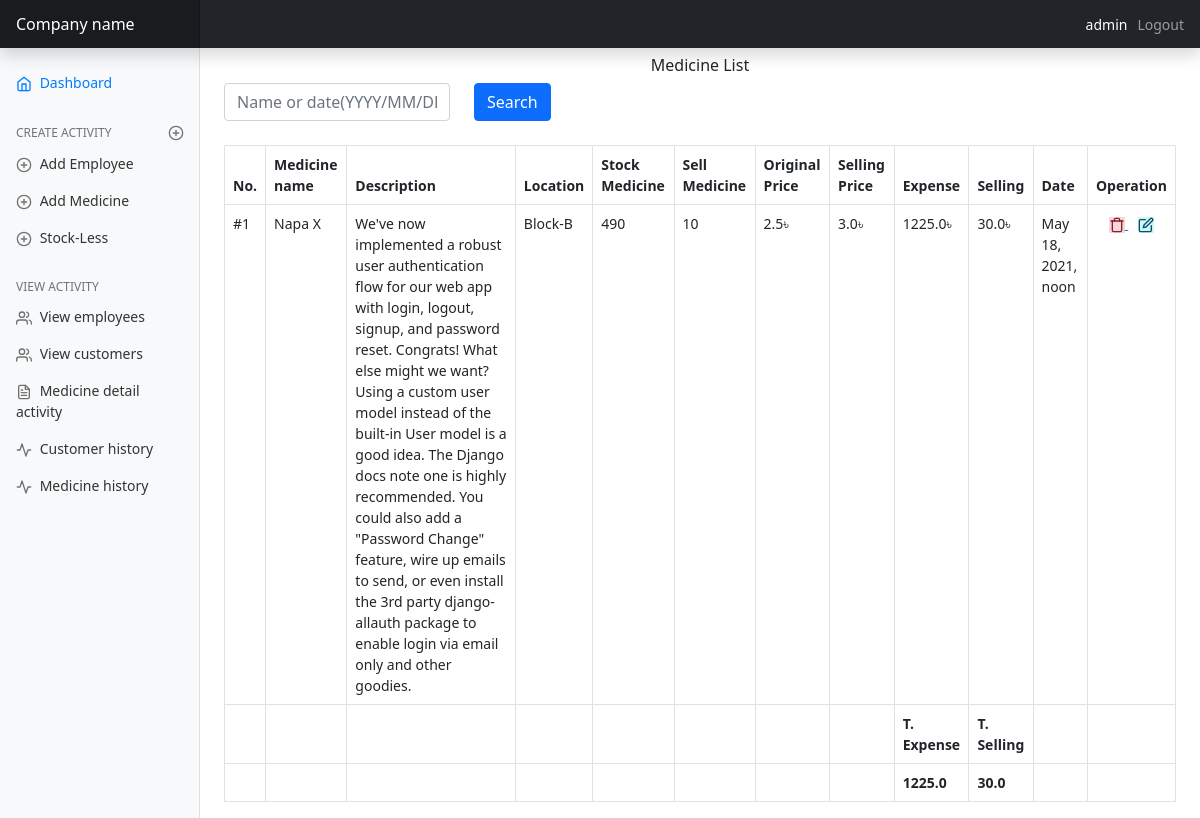
Page /medicine-list/ (signed in) on the committed database.
### mainApp/models/medicine.py (models this page shows, shortened)
class Medicine(TimeStamp):
    medicine_name = models.CharField(max_length=255, unique=True, null=True, blank=True)
    company_name = models.CharField(max_length=255, null=True, blank=True)
    description = models.TextField(blank=True, null=True, default='')
    location = models.CharField(max_length=50, null=True, blank=True)
    number_of_medicine = models.IntegerField(default=0, null=True, blank=True)
    original_price = models.FloatField(blank=True, null=True)
    selling_price = models.FloatField(blank=True, null=True)
    sold_number_of_medicine = models.IntegerField(default=0, blank=True, null=True)
    sold_at_a_time = models.IntegerField(default=0, blank=True, null=True)
    class Meta:
        ordering = ('-created_at',)
    def sold_medicine_value(self):
        return self.sold_number_of_medicine * self.selling_price
    def expense(self):
        return self.original_price * self.number_of_medicine

### mainApp/views/medicine_view.py (the view)
# urls.py: path('medicine-list/', medicine_view.SalesManagementList.as_view(), name='medicine-list'),
class SalesManagementList(View):
    def get(self, request):
        sales = Medicine.objects.all()
        search = request.GET.get('q')
        if search:
            sales = Medicine.objects.filter(
                Q(medicine_name__icontains=search) | Q(created_at__iexact=search)
            ).distinct()
        total_selling = get_selling_sum(sales)
        total_expense = get_expense_sum(sales)
        page = request.GET.get('page', 1)
        paginator = Paginator(sales, per_page=2)
        try:
            all_sales = paginator.page(page)
        except PageNotAnInteger as e:
            all_sales = paginator.page(1)
        except EmptyPage:
            all_sales = Paginator.page(paginator.num_pages)
        print(">>>>>>>>>>>>>>>>>>", all_sales)
        return render(request, 'medicine/sales_list.html', {
            'medicines': all_sales,
            'total_selling': total_selling,
            'total_expense': total_expense,
        })

### mainApp/views/medicine_view.py (called while the page is built)
def get_selling_sum(sales):
    sum = 0
    for sale in sales:
        sum += sale.sold_medicine_value()
    return sum

def get_expense_sum(sales):
    sum = 0
    for sale in sales:
        sum += sale.expense()
    return sum

### mainApp/templates/medicine/sales_list.html (shortened to what this page needs)
{% extends 'base.html' %}
{% block content %}
    <h6 class="text-center mt-2">Medicine List</h6>
    <div class="col-lg-6 col-md-6 col-sm-12 text-center mb-4 align-items-center">
        <form class="row mb-4" method="GET">
            <div class="col-md-6">
                <input type="text" name="q" class="form-control" placeholder="Name or date(YYYY/MM/DD)"
                       aria-label="First name">
            </div>
            <div class="col-md-2">
                <input type="submit" class="btn btn-primary" VALUE="Search"/>
            </div>
        </form>
    </div>
    <table id="example" class="table table-bordered" style="width:100%">
        <thead>
        <tr>
            <th>No.</th>
            <th>Medicine name</th>
            <th>Description</th>
            <th>Location</th>
            <th>Stock Medicine</th>
            <th>Sell Medicine</th>
            <th>Original Price</th>
            <th>Selling Price</th>
            <th>Expense</th>
            <th>Selling</th>
            <th>Date</th>
            <th>Operation</th>
        </tr>
        </thead>
        <tbody id="tbody">
        {% for medicine in medicines %}
            <tr>
                <td>#{{ forloop.counter }}</td>
                <td>{{ medicine.medicine_name }}</td>
                <td>{{ medicine.description }}</td>
                <td>{{ medicine.location }}</td>
                {% if medicine.number_of_medicine < 20 %}
                    <td style="background-color: red;color: white;font-weight: 600">{{ medicine.number_of_medicine }}</td>
                {% else %}
                    <td>{{ medicine.number_of_medicine }}</td>
                {% endif %}
                <td>{{ medicine.sold_number_of_medicine }}</td>
                <td>{{ medicine.original_price }}৳</td>
                <td>{{ medicine.selling_price }}৳</td>
                <td>{{ medicine.expense }}&#2547;</td>
                <td>{{ medicine.sold_medicine_value }}৳</td>
                <td>{{ medicine.updated_at }}</td>
                <td style="text-align: center">
                    <a href="{% url 'delete-medicine' medicine.id %}">
                        <span class="alert-danger" data-feather="trash"></span>
                    </a>
                    <a style="margin-left: 10px" href="{% url 'update-medicine' medicine.id %}"
                    >
                            <span id="modal-form" class="alert-info"
                                  data-feather="edit"></span>
                    </a>
                </td>
            </tr>
        {% endfor %}
        </tbody>
        <tfoot>
        <tr>
            <th></th>
            <th></th>
            <th></th>
            <th></th>
            <th></th>
            <th></th>
            <th></th>
            <th></th>
            <th>T. Expense</th>
            <th>T. Selling</th>
            <th></th>
            <th></th>
        </tr>
        <tr>
            <th></th>
            <th></th>
            <th></th>
            <th></th>
            <th></th>
            <th></th>
            <th></th>
            <th></th>
            <th>{{ total_expense }}</th>
            <th>{{ total_selling }}</th>
            <th></th>
            <th></th>
        </tr>
        </tfoot>
    </table>
{% endblock content %}

### mainApp/templates/base.html (shortened to what this page needs)
{% load static %}
<!doctype html>
<html lang="en">
<head>
    <link href="{% static './table/custom.css' %}" rel="stylesheet">
    <link href="{% static './assets/dist/css/bootstrap.min.css' %}" rel="stylesheet">
    <link href="{% static './dashboard/dashboard.css' %}" rel="stylesheet">
    <link href="{% static './table/fontawasome.css' %}" rel="stylesheet">
</head>
<body>
<header class="navbar navbar-dark sticky-top bg-dark flex-md-nowrap p-0 shadow">
    <a class="navbar-brand col-md-3 col-lg-2 me-0 px-3" href="#">Company name</a>
    <ul class="navbar-nav px-3 flex-row">
        {% if user.is_authenticated %}
            <li class="nav-item text-nowrap">
                <a class="nav-link disabled" style="color: white" href="#">{{ user.username }}</a>
            </li>
            <li class="nav-item text-nowrap" style="margin-left: 10px">
                <a class="nav-link" href="{% url 'user-logout' %}">Logout</a>
            </li>
        {% endif %}
    </ul>
</header>
<div class="container-fluid">
    <div class="row">
        <nav id="sidebarMenu" class="col-md-3 col-lg-2 d-md-block bg-light sidebar collapse">
            <div class="position-sticky pt-3">
                <ul class="nav flex-column">
                    <li class="nav-item">
                        <a class="nav-link active" aria-current="page" href="{% url 'dashboard' %}">
                            <span data-feather="home"></span>
                            Dashboard
                        </a>
                    </li>
                    <h6 class="sidebar-heading d-flex justify-content-between align-items-center px-3 mt-4 mb-1 text-muted">
                        <span>Create activity</span>
                        <a class="link-secondary" href="#" aria-label="Add a new report">
                            <span data-feather="plus-circle"></span>
                        </a>
                    </h6>
                    <li class="nav-item">
                        <a class="nav-link" href="{% url 'create-employee' %}">
                            <span data-feather="plus-circle"></span>
                            Add Employee
                        </a>
                    </li>
                    <li class="nav-item">
                        <a class="nav-link" href="{% url 'create-medicine' %}">
                            <span data-feather="plus-circle"></span>
                            Add Medicine
                        </a>
                    </li>
                    <li class="nav-item">
                        <a class="nav-link" href="{% url 'create-stock-less' %}">
                            <span data-feather="plus-circle"></span>
                            Stock-Less
                        </a>
                    </li>
                </ul>
                <h6 class="sidebar-heading d-flex justify-content-between align-items-center px-3 mt-4 mb-1 text-muted">
                    <span>View activity</span>
                </h6>
                <ul class="nav flex-column mb-2">
                    <li class="nav-item">
                        <a class="nav-link" href="{% url 'employee-list' %}">
                            <span data-feather="users"></span>
                            View employees
                        </a>
                    </li>
                    <li class="nav-item">
                        <a class="nav-link" href="{% url 'customer-list' %}">
                            <span data-feather="users"></span>
                            View customers
                        </a>
                    </li>
                    <li class="nav-item">
                        <a class="nav-link" href="{% url 'medicine-list' %}">
                            <span data-feather="file-text"></span>
                            Medicine detail activity
                        </a>
                    </li>
                    <li class="nav-item">
                        <a class="nav-link" href="{% url 'customer-histories' %}">
                            <span data-feather="activity"></span>
                            Customer history
                        </a>
                    </li>
                    <li class="nav-item">
                        <a class="nav-link" href="{% url 'medicine-histories' %}">
                            <span data-feather="activity"></span>
                            Medicine history
                        </a>
                    </li>
                </ul>
            </div>
        </nav>
        <main class="col-md-9 ms-sm-auto col-lg-10 px-md-4">
            {% block content %}
            {% endblock %}
        </main>
    </div>
</div>
</body>
</html>

### mainApp/static/dashboard/dashboard.css (style rules this page uses)
body { font-size: .875rem; }
.feather { width: 16px; height: 16px; vertical-align: text-bottom; }
.sidebar { position: fixed; top: 0; bottom: 0; left: 0; z-index: 100; padding: 48px 0 0; box-shadow: inset -1px 0 0 rgba(0, 0, 0, .1); }
.sidebar .nav-link { font-weight: 500; color: #333; }
.sidebar .nav-link .feather { margin-right: 4px; color: #727272; }
.sidebar .nav-link.active { color: #007bff; }
.sidebar .nav-link:hover .feather, .sidebar .nav-link.active .feather { color: inherit; }
.sidebar-heading { font-size: .75rem; text-transform: uppercase; }
.navbar-brand { padding-top: .75rem; padding-bottom: .75rem; font-size: 1rem; background-color: rgba(0, 0, 0, .25); box-shadow: inset -1px 0 0 rgba(0, 0, 0, .25); }

### rows in the picture
Medicine: medicine_name "Napa X", description "We've now implemented a robust user authentication flow for our web app with login, logout, signup, and password reset. Congrats! What else might we want? Using a custom user model instead of the built-in User model is a good idea. The Django docs note one is highly recommended. You could also add a \"Password Change\" feature, wire up emails to send, or even install the 3rd party django-allauth package to enable login via email only and other goodies.", location "Block-B", number_of_medicine "490", sold_number_of_medicine "10", original_price "2.5", selling_price "3.0", expense "1225.0", sold_medicine_value "30.0", updated_at "May 18, 2021, noon"

### other values in the picture
{{ user.username }} "admin"
{{ total_expense }} "1225.0"
{{ total_selling }} "30.0"
